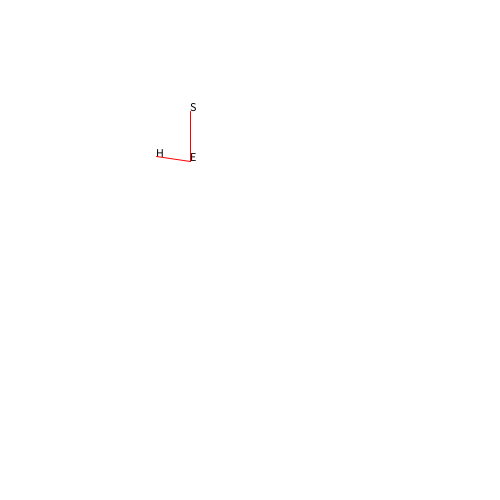
Frame 1 (no input)
Frame 60 (the mouse pressed at the canvas centre just before this capture): identical to frame 1, image omitted
Frame 120 (the mouse held since frame 60 and released just before this capture): identical to frame 1, image omitted

The Processing sketch that drew this single still picture (run headless with seeded random() and noise(); from frame 60 on, the mouse is pressed at the canvas centre):

// Processing sketch: Leg
// ── Leg.pde
int shoulderX = 190;  // pos (fix) 
int shoulderY = 111;
int lenUpperArm = 50;   // length
int angleShoulder = 90+0;    // angle 

// the lower arm -----

float  elbowX;  // pos 
float  elbowY;

int lenLowerArm = 34;   // length
int angleElbow = 97;   // angle  

// the hand
float handX;  // pos 
float handY;

void setup()
{
  size(500, 500);
} 

void draw() 
{ 
  background(255);
  fill(0);
  text("S", shoulderX, shoulderY);
  elbowX = lenUpperArm * cos(radians(angleShoulder)) + shoulderX;
  elbowY = lenUpperArm * sin(radians(angleShoulder)) + shoulderY;
  text("E", elbowX, elbowY);
  stroke(255, 0, 0);
  line (shoulderX, shoulderY, elbowX, elbowY);

  handX = lenLowerArm * cos(radians(angleElbow + angleShoulder)) + elbowX;
  handY = lenLowerArm * sin(radians(angleElbow + angleShoulder)) + elbowY;
  text("H", handX, handY);
  line (elbowX, elbowY, handX, handY);

} 

void keyPressed() {

  if (key == CODED) {
    if (keyCode == UP) {
      angleShoulder++;
    } 
    else if (keyCode == DOWN) {
      angleShoulder--;
    }

    if (keyCode == LEFT) {
      angleElbow++;
    } 
    else if (keyCode == RIGHT) {
      angleElbow--;
    }
    else {
    } // else
  } //  if (key == CODED) {
} // func
